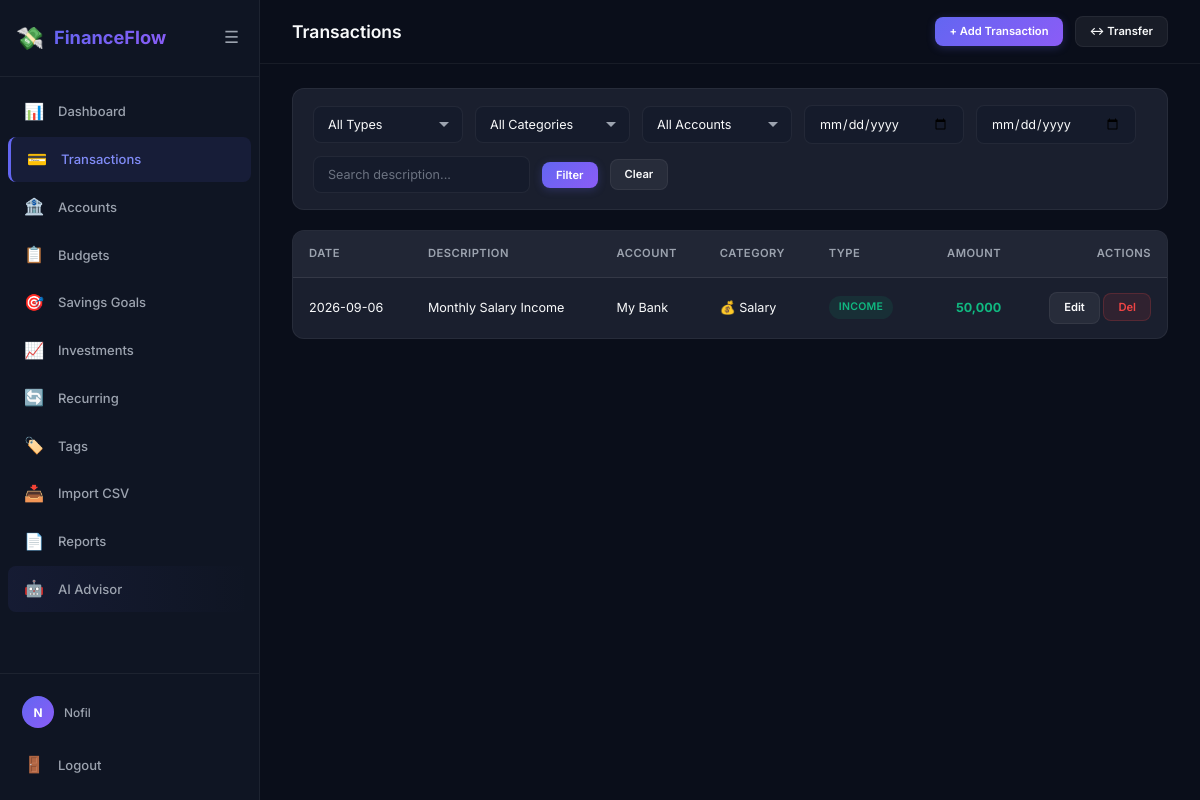
The page /transactions/ (signed in) on the database as committed earlier.
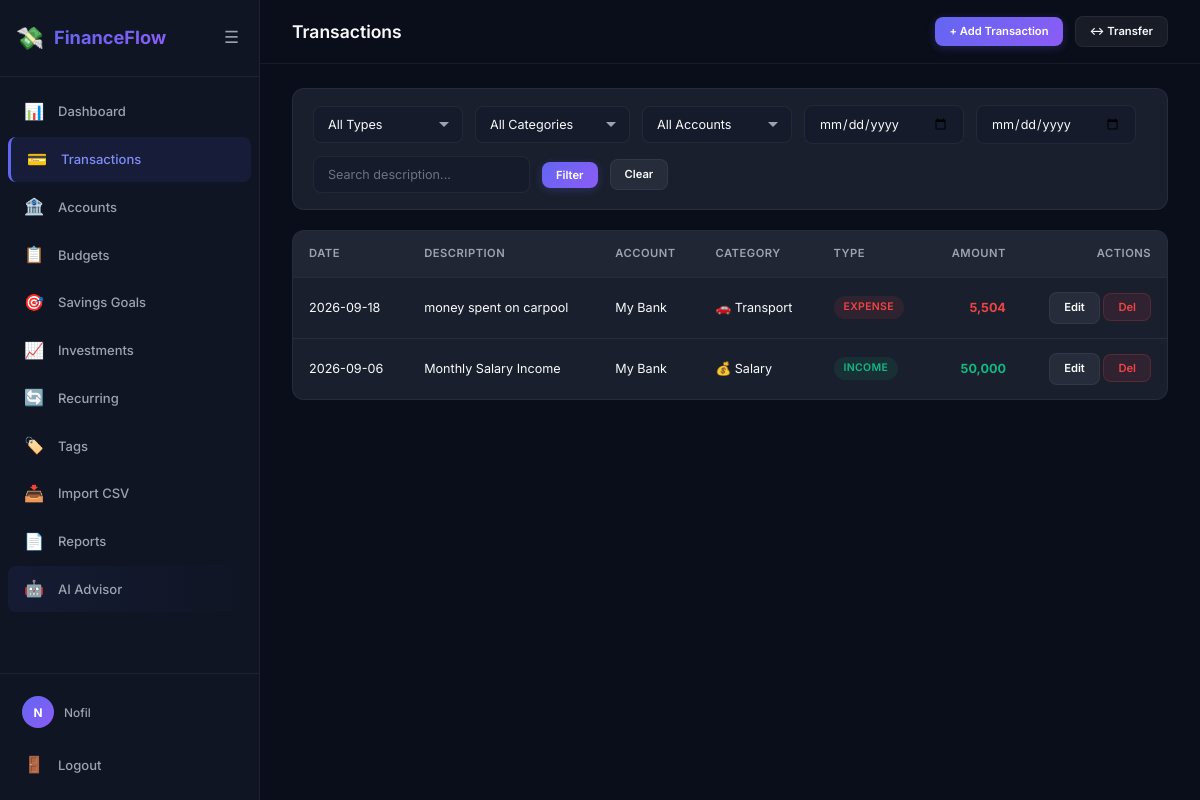
The same page on the database as committed later.
### app/models/transaction.py (models this page shows, shortened)
class Transaction(db.Model):
    __tablename__ = 'transactions'
    TRANSACTION_TYPES = ('income', 'expense')
    transaction_id = db.Column(db.Integer, primary_key=True)
    user_id = db.Column(db.Integer, db.ForeignKey('users.user_id'), nullable=False)
    account_id = db.Column(db.Integer, db.ForeignKey('accounts.account_id'), nullable=False)
    category_id = db.Column(db.Integer, db.ForeignKey('categories.category_id'))
    amount = db.Column(db.Numeric(12, 2), nullable=False)
    transaction_type = db.Column(db.String(20), nullable=False)
    description = db.Column(db.String(255))
    transaction_date = db.Column(db.Date, nullable=False)
    currency = db.Column(db.String(10), default='PKR')
    exchange_rate = db.Column(db.Numeric(12, 6), default=1.0)
    is_deleted = db.Column(db.Boolean, default=False)
    deleted_at = db.Column(db.DateTime)
    created_at = db.Column(db.DateTime, default=datetime.utcnow)
    tags = db.relationship('Tag', secondary='transaction_tags', backref='transactions', lazy='dynamic')
    __table_args__ = (
        db.Index('idx_tx_date', 'transaction_date'),
        db.Index('idx_tx_amount', 'amount'),
        db.Index('idx_tx_category', 'category_id', 'transaction_type'),
        db.Index('idx_tx_user', 'user_id'),
        db.Index('idx_tx_account', 'account_id'),
    )

### app/models/account.py (models this page shows, shortened)
class Account(db.Model):
    __tablename__ = 'accounts'
    ACCOUNT_TYPES = ('cash', 'bank', 'credit', 'wallet')
    account_id = db.Column(db.Integer, primary_key=True)
    user_id = db.Column(db.Integer, db.ForeignKey('users.user_id'), nullable=False)
    account_name = db.Column(db.String(100), nullable=False)
    account_type = db.Column(db.String(20), nullable=False)
    currency = db.Column(db.String(10), default='PKR')
    is_active = db.Column(db.Boolean, default=True)
    is_deleted = db.Column(db.Boolean, default=False)
    deleted_at = db.Column(db.DateTime)
    created_at = db.Column(db.DateTime, default=datetime.utcnow)
    transactions = db.relationship('Transaction', backref='account', lazy='dynamic')

### app/models/category.py (models this page shows, shortened)
class Category(db.Model):
    __tablename__ = 'categories'
    CATEGORY_TYPES = ('income', 'expense')
    category_id = db.Column(db.Integer, primary_key=True)
    user_id = db.Column(db.Integer, db.ForeignKey('users.user_id'), nullable=True)
    name = db.Column(db.String(100), nullable=False)
    type = db.Column(db.String(20), nullable=False)
    icon = db.Column(db.String(50), default='📁')
    is_default = db.Column(db.Boolean, default=False)
    transactions = db.relationship('Transaction', backref='category', lazy='dynamic')
    budgets = db.relationship('Budget', backref='category', lazy='dynamic')

### app/transactions/routes.py (the view)
@transactions_bp.route('/')
@login_required
def index():
    page = request.args.get('page', 1, type=int)
    per_page = 20
    query = Transaction.query.filter_by(
        user_id=current_user.user_id, is_deleted=False
    )
    txn_type = request.args.get('type')
    if txn_type in ('income', 'expense'):
        query = query.filter_by(transaction_type=txn_type)
    category_id = request.args.get('category_id', type=int)
    if category_id:
        query = query.filter_by(category_id=category_id)
    account_id = request.args.get('account_id', type=int)
    if account_id:
        query = query.filter_by(account_id=account_id)
    date_from = request.args.get('date_from')
    if date_from:
        query = query.filter(Transaction.transaction_date >= date_from)
    date_to = request.args.get('date_to')
    if date_to:
        query = query.filter(Transaction.transaction_date <= date_to)
    search = request.args.get('search', '').strip()
    if search:
        query = query.filter(Transaction.description.ilike(f'%{search}%'))
    pagination = query.order_by(Transaction.transaction_date.desc()).paginate(
        page=page, per_page=per_page, error_out=False
    )
    categories = Category.query.filter(
        db.or_(Category.user_id == current_user.user_id, Category.user_id.is_(None))
    ).all()
    accounts = Account.query.filter_by(
        user_id=current_user.user_id, is_deleted=False
    ).all()
    return render_template('transactions/list.html',
                           transactions=pagination.items,
                           pagination=pagination,
                           categories=categories,
                           accounts=accounts)

### app/__init__.py (called while the page is built)
def _register_user_loader():
    from .models.user import User
    @login_manager.user_loader
    def load_user(user_id):
        return db.session.get(User, int(user_id))

def _register_context_processors(app):
    @app.context_processor
    def inject_globals():
        return {
            'app_name': 'FinanceFlow',
            'config': app.config,
        }

### app/models/user.py (called while the page is built)
    @property
    def display_name(self):
        return self.name or self.email.split('@')[0]

### app/templates/transactions/list.html (shortened to what this page needs)
{% extends 'base.html' %}
{% block page_title %}Transactions{% endblock %}
{% block top_actions %}
<a href="{{ url_for('transactions.add') }}" class="btn btn-primary btn-sm">+ Add Transaction</a>
<a href="{{ url_for('transactions.transfer') }}" class="btn btn-secondary btn-sm">↔ Transfer</a>
{% endblock %}
{% block content %}
<form class="filters-bar" method="GET" action="{{ url_for('transactions.index') }}">
    <select name="type" class="form-control">
        <option value="">All Types</option>
    </select>
    <select name="category_id" class="form-control">
        <option value="">All Categories</option>
    </select>
    <select name="account_id" class="form-control">
        <option value="">All Accounts</option>
    </select>
    <input type="date" name="date_from" class="form-control" value="{{ request.args.get('date_from','') }}" placeholder="From">
    <input type="date" name="date_to" class="form-control" value="{{ request.args.get('date_to','') }}" placeholder="To">
    <input type="text" name="search" class="form-control" value="{{ request.args.get('search','') }}" placeholder="Search description...">
    <button type="submit" class="btn btn-primary btn-sm">Filter</button>
    <a href="{{ url_for('transactions.index') }}" class="btn btn-secondary btn-sm">Clear</a>
</form>
{% if transactions %}
<div class="table-container">
    <table>
        <thead>
            <tr>
                <th>Date</th>
                <th>Description</th>
                <th>Account</th>
                <th>Category</th>
                <th>Type</th>
                <th style="text-align:right">Amount</th>
                <th style="text-align:right">Actions</th>
            </tr>
        </thead>
        <tbody>
            {% for txn in transactions %}
            <tr>
                <td>{{ txn.transaction_date.strftime('%Y-%m-%d') }}</td>
                <td>{{ txn.description or '—' }}</td>
                <td>{{ txn.account.account_name if txn.account else '—' }}</td>
                <td>{{ txn.category.icon if txn.category else '' }} {{ txn.category.name if txn.category else '—' }}</td>
                <td><span class="badge badge-{{ txn.transaction_type }}">{{ txn.transaction_type }}</span></td>
                <td style="text-align:right" class="font-bold {% if txn.transaction_type == 'income' %}text-success{% else %}text-danger{% endif %}">
                    {{ '{:,.0f}'.format(txn.amount|float) }}
                </td>
                <td style="text-align:right">
                    <a href="{{ url_for('transactions.edit', txn_id=txn.transaction_id) }}" class="btn btn-secondary btn-sm">Edit</a>
                    <form method="POST" action="{{ url_for('transactions.delete', txn_id=txn.transaction_id) }}"
                          class="inline-form" data-confirm="Delete this transaction?">
                        <button type="submit" class="btn btn-danger btn-sm">Del</button>
                    </form>
                </td>
            </tr>
            {% endfor %}
        </tbody>
    </table>
</div>
{% else %}
<div class="empty-state">
    <div class="empty-state-icon">💳</div>
    <div class="empty-state-text">No transactions found</div>
    <a href="{{ url_for('transactions.add') }}" class="btn btn-primary">+ Add Transaction</a>
</div>
{% endif %}
{% endblock %}

Rows that differ between the two databases and show on the page:
added Transaction: transaction_date "2026-09-18", description "money spent on carpool", account "My Bank", category "🚗", category "Transport", transaction_type "EXPENSE", amount "5,504"
